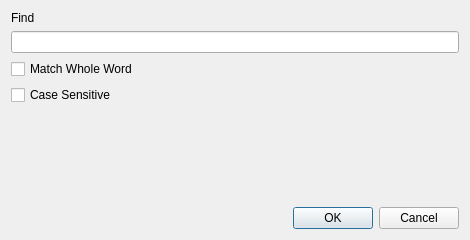
<?xml version="1.0" encoding="UTF-8"?>
<ui version="4.0">
 <class>FindDialog</class>
 <widget class="QDialog" name="FindDialog">
  <property name="geometry">
   <rect>
    <x>0</x>
    <y>0</y>
    <width>470</width>
    <height>240</height>
   </rect>
  </property>
  <property name="windowTitle">
   <string>Dialog</string>
  </property>
  <layout class="QVBoxLayout" name="verticalLayout">
   <item>
    <widget class="QLabel" name="label">
     <property name="text">
      <string>Find</string>
     </property>
    </widget>
   </item>
   <item>
    <widget class="QLineEdit" name="lineEdit"/>
   </item>
   <item>
    <widget class="QCheckBox" name="chkMatchWholeWord">
     <property name="text">
      <string>Match Whole Word</string>
     </property>
    </widget>
   </item>
   <item>
    <widget class="QCheckBox" name="chkCaseSensitive">
     <property name="text">
      <string>Case Sensitive</string>
     </property>
    </widget>
   </item>
   <item>
    <spacer name="verticalSpacer">
     <property name="orientation">
      <enum>Qt::Vertical</enum>
     </property>
     <property name="sizeHint" stdset="0">
      <size>
       <width>20</width>
       <height>40</height>
      </size>
     </property>
    </spacer>
   </item>
   <item>
    <widget class="QDialogButtonBox" name="buttonBox">
     <property name="orientation">
      <enum>Qt::Horizontal</enum>
     </property>
     <property name="standardButtons">
      <set>QDialogButtonBox::Cancel|QDialogButtonBox::Ok</set>
     </property>
    </widget>
   </item>
  </layout>
 </widget>
 <resources/>
 <connections>
  <connection>
   <sender>buttonBox</sender>
   <signal>accepted()</signal>
   <receiver>FindDialog</receiver>
   <slot>accept()</slot>
   <hints>
    <hint type="sourcelabel">
     <x>248</x>
     <y>254</y>
    </hint>
    <hint type="destinationlabel">
     <x>157</x>
     <y>274</y>
    </hint>
   </hints>
  </connection>
  <connection>
   <sender>buttonBox</sender>
   <signal>rejected()</signal>
   <receiver>FindDialog</receiver>
   <slot>reject()</slot>
   <hints>
    <hint type="sourcelabel">
     <x>316</x>
     <y>260</y>
    </hint>
    <hint type="destinationlabel">
     <x>286</x>
     <y>274</y>
    </hint>
   </hints>
  </connection>
 </connections>
</ui>
